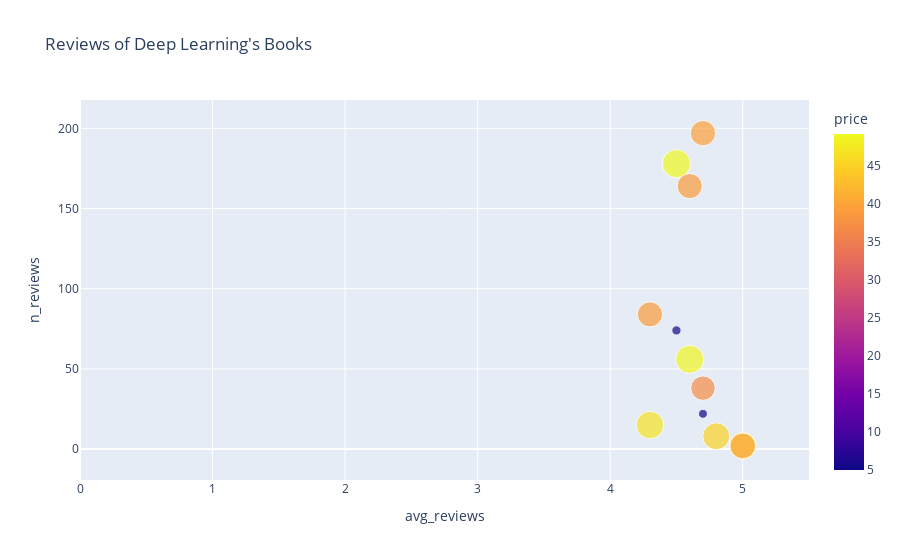

Notebook source saved alongside this figure:
### Code cell
fig = px.scatter(df_DL_book, x="avg_reviews", y="n_reviews", color='price', 
                 size='price', title="Reviews of Deep Learning's Books", range_x=[0,5.5], hover_name="title")
fig.show()

### Figure 1 — Plotly figure (JSON) as saved in the notebook; plotly's stock layout.template omitted (floating-point values rounded to 4 significant figures)
{"data": [{"hovertemplate": "<b>%{hovertext}</b><br><br>avg_reviews=%{x}<br>n_reviews=%{y}<br>price=%{marker.color}<extra></extra>", "hovertext": ["practical deep learning: a python-based introduction", "deep learning: a comprehensive guide to python coding and programming machine learning and neural networks for data analysis (python programming deep learning)", "deep learning from scratch: building with python from first principles", "modern computer vision with pytorch: explore deep learning concepts and implement over 50 real-world image applications", "modern time series forecasting with python: explore industry-ready time series forecasting using modern machine learning and deep learning", "machine learning with python cookbook: practical solutions from preprocessing to deep learning", "3d deep learning with python: design and develop your computer vision model with 3d data using pytorch3d and more", "deep learning with pytorch lightning: swiftly build high-performance artificial intelligence (ai) models using python", "deep learning with python, second edition", "machine learning with pytorch and scikit-learn: develop machine learning and deep learning models with python", "deep learning: engage the world change the world", "practical deep learning at scale with mlflow: bridge the gap between offline experimentation and online production"], "legendgroup": "", "marker": {"color": [36.99, 4.97, 38.99, 48.84, 44.99, 49.18, 39.99, 46.99, 39.49, 39.02, 5.33, 44.99], "coloraxis": "coloraxis", "size": [36.99, 4.97, 38.99, 48.84, 44.99, 49.18, 39.99, 46.99, 39.49, 39.02, 5.33, 44.99], "sizemode": "area", "sizeref": 0.123, "symbol": "circle"}, "mode": "markers", "name": "", "orientation": "v", "showlegend": false, "type": "scatter", "x": [4.7, 4.7, 4.3, 4.6, 5, 4.5, 5, 4.3, 4.7, 4.6, 4.5, 4.8], "xaxis": "x", "y": [38, 22, 84, 56, 2, 178, 2, 15, 197, 164, 74, 8], "yaxis": "y"}], "layout": {"coloraxis": {"colorbar": {"title": {"text": "price"}}, "colorscale": [[0, "#0d0887"], [0.1111, "#46039f"], [0.2222, "#7201a8"], [0.3333, "#9c179e"], [0.4444, "#bd3786"], [0.5556, "#d8576b"], [0.6667, "#ed7953"], [0.7778, "#fb9f3a"], [0.8889, "#fdca26"], [1, "#f0f921"]]}, "legend": {"itemsizing": "constant", "tracegroupgap": 0}, "title": {"text": "Reviews of Deep Learning's Books"}, "xaxis": {"anchor": "y", "domain": [0, 1], "range": [0, 5.5], "title": {"text": "avg_reviews"}}, "yaxis": {"anchor": "x", "domain": [0, 1], "title": {"text": "n_reviews"}}}}
